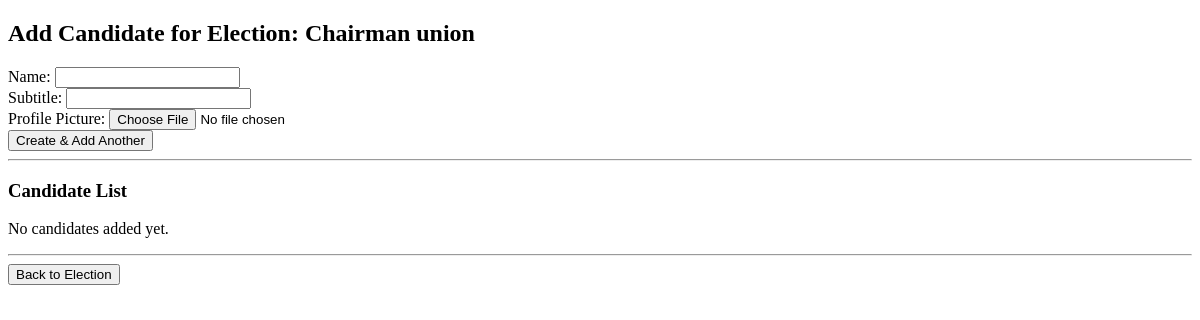
Page /elections/1/candidates/create/ on the earlier database version.
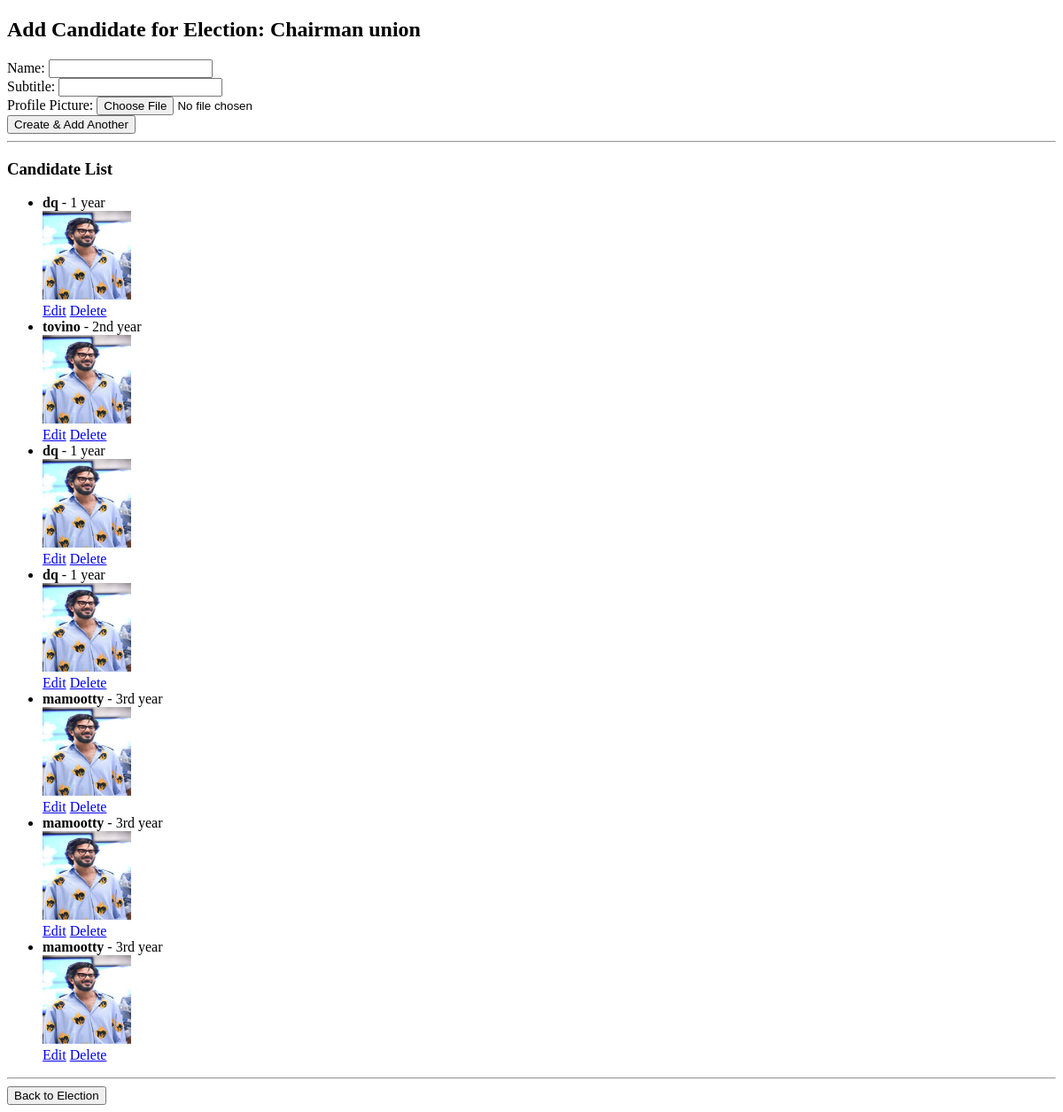
Same page on the later database version.
### vote/models.py (models this page shows, shortened)
class Election(models.Model):
    campaign = models.ForeignKey(ElectionCampaign, on_delete=models.CASCADE)
    name = models.CharField(max_length=255)  # ✅ Only Election Name now

class Candidate(models.Model):
    election = models.ForeignKey(Election, on_delete=models.CASCADE)  # ✅ Link to Election
    name = models.CharField(max_length=255)
    subtitle = models.CharField(max_length=255, blank=True, null=True)
    profile_picture = models.ImageField(upload_to="candidate_profiles/", blank=True, null=True)

### vote/views.py (the view, shortened to what this page needs)
# urls.py: path("elections/<int:election_id>/candidates/create/", views.create_candidate, name="create_candidate"),
def create_candidate(request, election_id):
    election = get_object_or_404(Election, id=election_id)
    candidates = Candidate.objects.filter(election=election)  # ✅ Fetch candidates for this election
    return render(request, "create_candidate.html", {"election": election, "candidates": candidates})

### vote/templates/create_candidate.html (shortened to what this page needs)
<!DOCTYPE html>
<html lang="en">
<head>
</head>
<body>
    <h2>Add Candidate for Election: {{ election.name }}</h2>
    <form method="POST" enctype="multipart/form-data">
        <label>Name:</label>
        <input type="text" name="name" required><br>
        <label>Subtitle:</label>
        <input type="text" name="subtitle"><br>
        <label>Profile Picture:</label>
        <input type="file" name="profile_picture"><br>
        <button type="submit" name="create_another">Create & Add Another</button>
    </form>
    <hr>
    <h3>Candidate List</h3>
    {% if candidates %}
        <ul>
            {% for candidate in candidates %}
                <li>
                    <strong>{{ candidate.name }}</strong> - {{ candidate.subtitle }}<br>
                    {% if candidate.profile_picture %}
                        <img src="{{ candidate.profile_picture.url }}" width="100" height="100"><br>
                    {% endif %}
                    <a href="/candidates/{{ candidate.id }}/edit/">Edit</a>
                    <a href="/candidates/{{ candidate.id }}/delete/" onclick="return confirm('Are you sure you want to delete this candidate?');">Delete</a>
                </li>
            {% endfor %}
        </ul>
    {% else %}
        <p>No candidates added yet.</p>
    {% endif %}
    <hr>
    <a href="/elections/{{ election.id }}/">
        <button>Back to Election</button>
    </a>
</body>
</html>

Differences in the rows shown:
added Candidate: name "dq", subtitle "1 year", profile_picture (picture)
added Candidate: name "tovino", subtitle "2nd year", profile_picture (picture)
added Candidate: name "dq", subtitle "1 year", profile_picture (picture)
added Candidate: name "dq", subtitle "1 year", profile_picture (picture)
added Candidate: name "mamootty", subtitle "3rd year", profile_picture (picture)
added Candidate: name "mamootty", subtitle "3rd year", profile_picture (picture)
added Candidate: name "mamootty", subtitle "3rd year", profile_picture (picture)
Other differences:
text no longer shown: "No candidates added yet."
